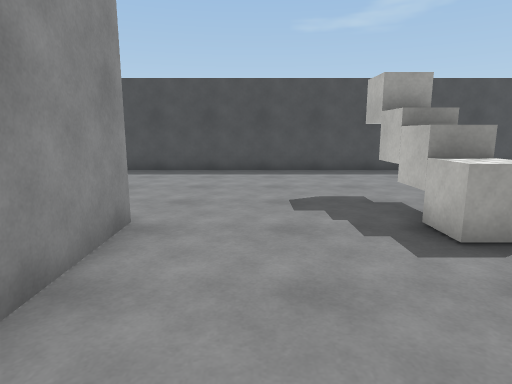
View 1 (above)

16 first-person views from a walk through a scene from a Unity 3-D project. The camera is 1.4 m above the floor, tilts 10° down and sees 75° across. The floor is counted in squares, 1 m on a side. Each view is taken from the middle of a square. On the plan, view 1 faces up. The plan holds only what a view shows up to about 15 squares ahead; the rest is blank. The player character is not drawn. Surface patterns are stand-ins for the level's own textures.

View 2
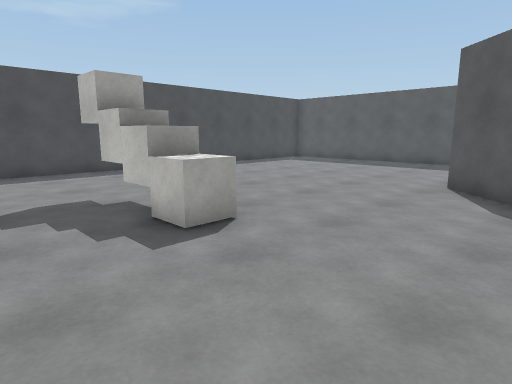

View 3
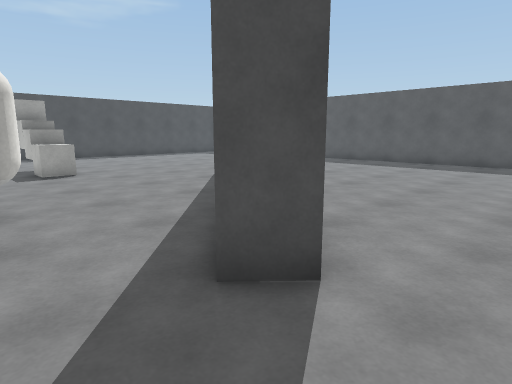

View 4
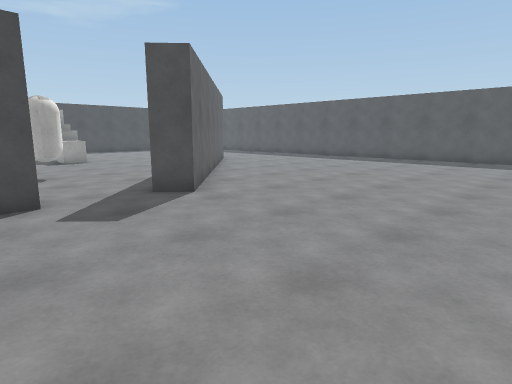

View 5
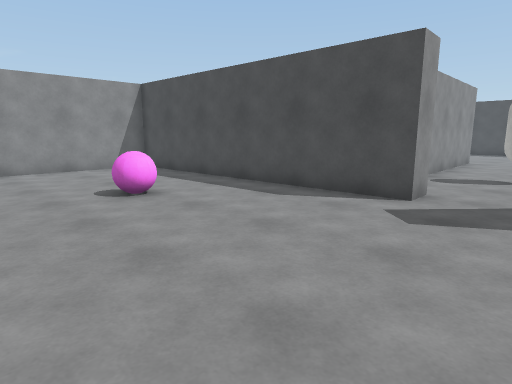

View 6
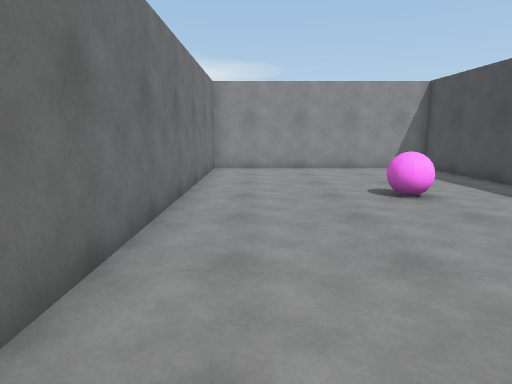

View 7
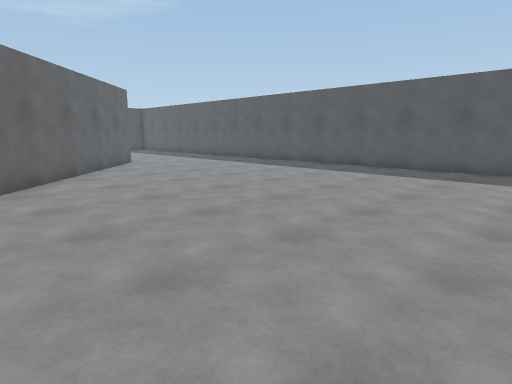

View 8
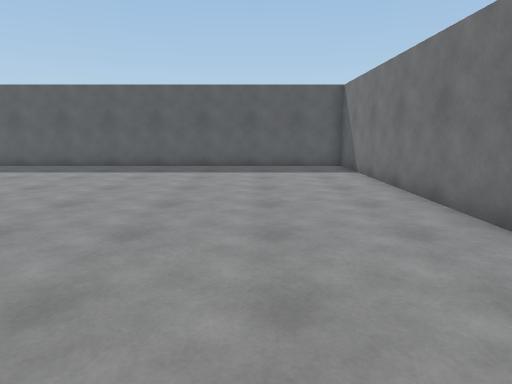

View 9
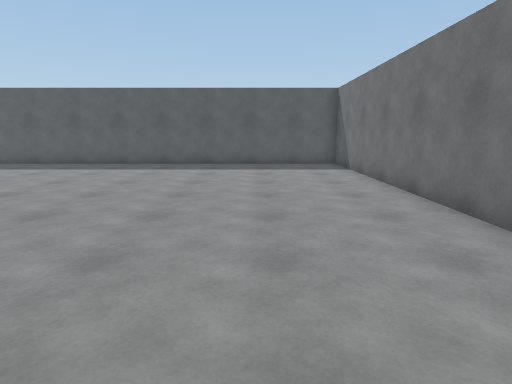

View 10
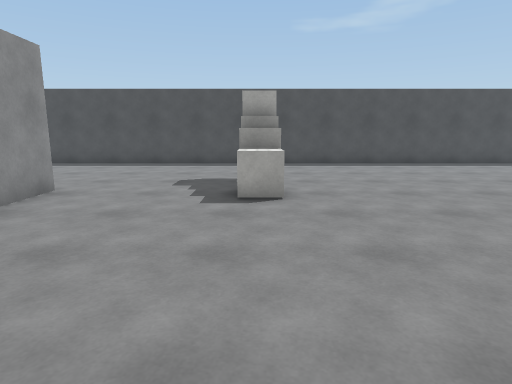

View 11
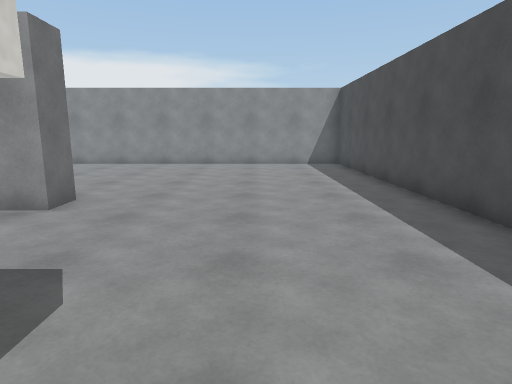

View 12
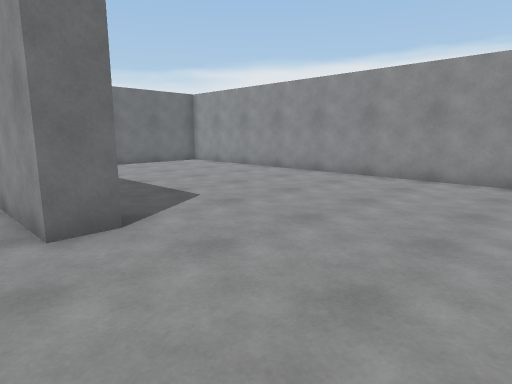

View 13
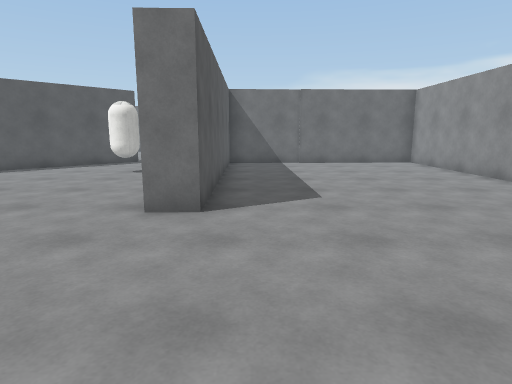

View 14
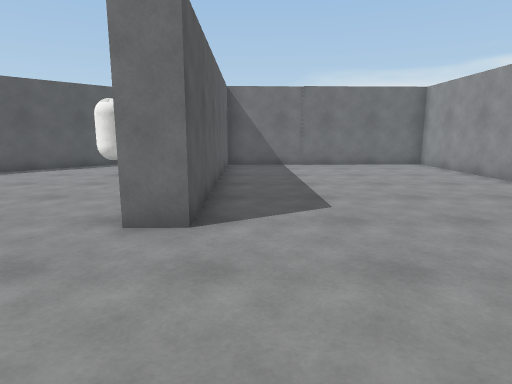

View 15
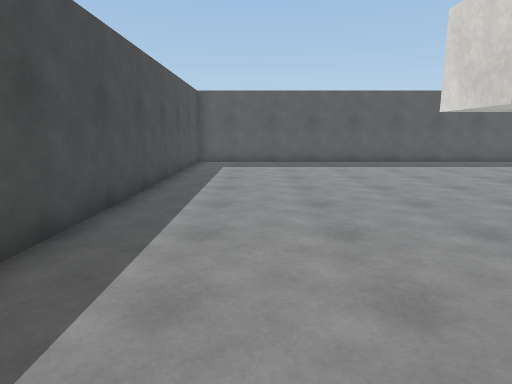

View 16
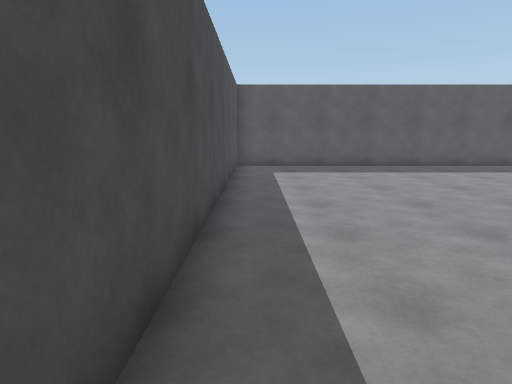

### Floor plan
Points are (right, up) in squares from view 1. A wall is a line through its corners. A room is listed if a view was taken in it or the views show most of it. See-through windows are left out.
Room 1 (views 1, 2, 3, 4, 5, 6, 7, 8, 9, 10, 11, 12, 13, 14, 15, 16)
walls: (2.5, -4.9) (5.7, -1.5); (-0.6, -4.8) (-0.5, -5.8) (-11.5, -6.2) (-11.5, -14.7) (0, -14.7); (8, 0.9) (9.5, 2.6); (9.6, 1.1) (2.6, -6.3) (1.8, -5.6); (5.6, -14.7) (16.5, -14.7) (16.5, 12.8) (-11.2, 12.8); (-11.5, 8.6) (-11.5, -5.1) (-2.8, -4.8) (-3, 5.2) (-2, 5.2) (-1.8, -0.9)
objects: pink ball (-6, -10) to (-5, -9); capsule (0, -1) to (1, -1); cube (3, 4); cube (3, 5); cube (3, 6); cube (3, 7) to (3, 8)

Positions as (right, up) in squares from view 1, and headings:
1: (0, 0), facing up
2: (0, 0), facing up-right
3: (0, -8), facing up-right
4: (-2, -13), facing up-right
5: (2, -13), facing up-left
6: (2, -13), facing left
7: (3, -14), facing up-right
8: (2, -11), facing right
9: (1, -11), facing right
10: (3, -3), facing up
11: (4, 9), facing left
12: (-1, 10), facing down-left
13: (-4, 11), facing down
14: (-4, 10), facing down
15: (0, 10), facing right
16: (2, 12), facing right
